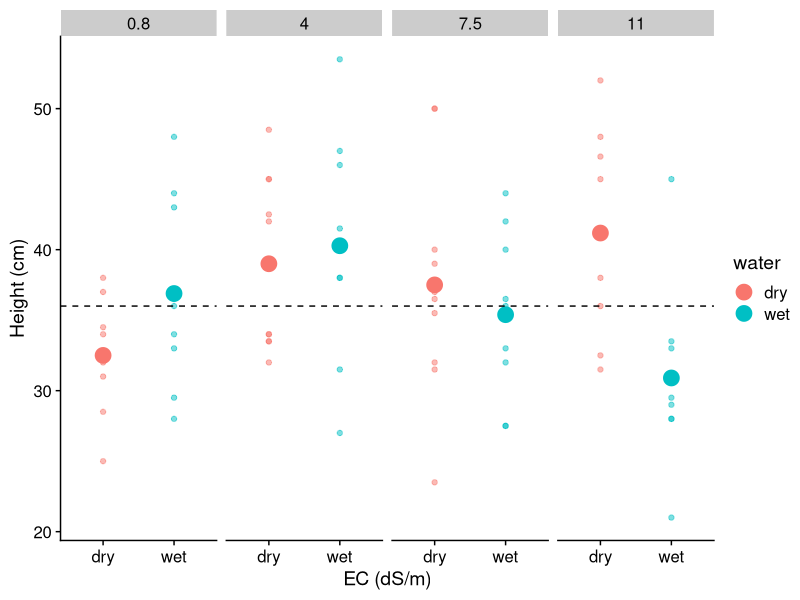

Write R code to recreate this figure.
library(tidyverse)
library(readxl)
library(cowplot)

baseline_heights <- read_xlsx(path = "data/stipa_salinity_experiment/Stipa_salinity_experiment_data_2026-04-24.xlsx") %>% 
  filter(is.na(notes))


median_height <- median(baseline_heights$height_cm)

height_summary <- baseline_heights %>% 
  group_by(water, salinity_treatment) %>% 
  summarize(mean_height = mean(height_cm),
            n = n())

fig_baseline_ht <- ggplot(data = baseline_heights, aes(x = water, y = height_cm, color = water)) +
  geom_point(alpha = 0.5) +
  #geom_point(position = position_dodge(width = 2)) +
  geom_point( data = height_summary, aes(x = water, y = mean_height, color = water), size = 5) +
  xlab("EC (dS/m)") +
  ylab("Height (cm)") +
  facet_wrap(vars(salinity_treatment), nrow = 1) +
  #scale_y_continuous(limits = c(0,NA)) +
  #scale_x_continuous(limits = c(0,NA), breaks = c(0.8, 4, 7.5, 11)) +
  theme_cowplot() +
  geom_hline(yintercept = median_height, linetype = "dashed")

fig_baseline_ht
